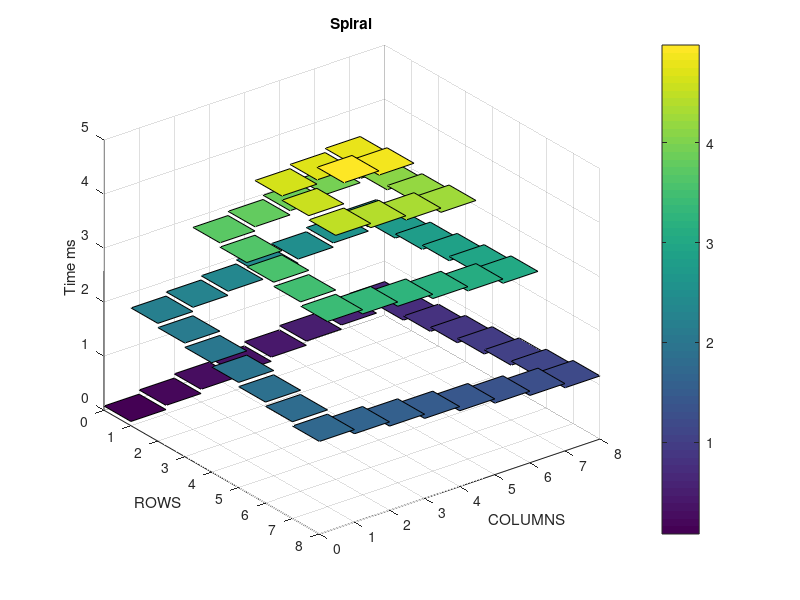
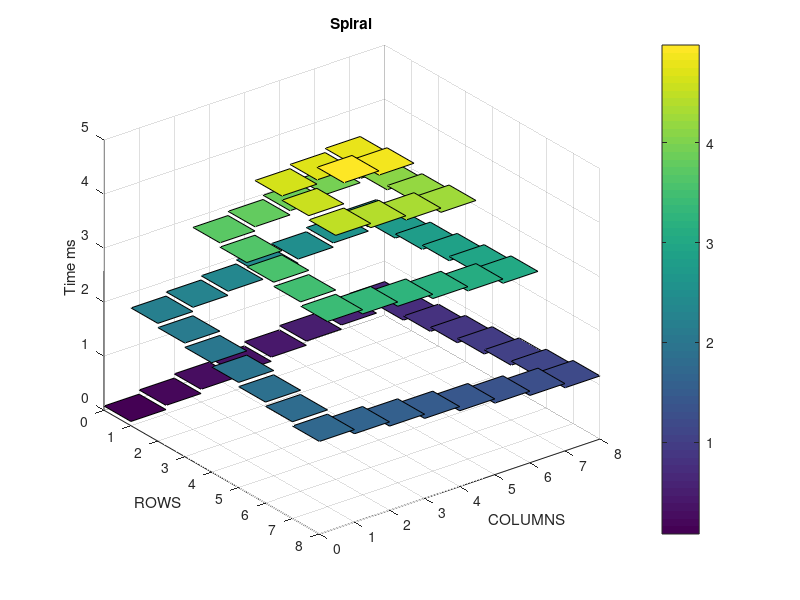

Write the MATLAB code that produced these figures, in order.
%function []=spiralNxM(N,M,freq)

%         <------- N ------>
%         ^ Pix0 Pix1 .....
%         |   .
%         |     .
%         M       .
%         |         .
%         |           .PixN,M

tic;

clear all;clc;close all;

N = 8; 
M = 8;
freq = 100;
rpm = freq*60;

curr_path = pwd;
PATH_input = '/home/netware/users/jpgironruiz/Desktop/Documents/Cadence_analysis/Inputs/';
cd(PATH_input);
nameSignal = strcat('spiral_ATIS_',int2str(N),'X',int2str(M),'_',int2str(freq));
name_folder = strcat(nameSignal,'/');
[s,mess1,mess2]=mkdir(name_folder);
if (~strcmp(mess1,''))
   
    rmdir(name_folder,'s');
    mkdir(name_folder);
end
PATH_input = strcat(PATH_input,nameSignal,'/');
cd(curr_path);
pixel = 0;
start_col = 1;end_Col = N;
start_row = 2;end_row = M;

I0 = 20e-15;
quant_pixel = N*M;
Ich1 = linspace(20e-12,1e-9,quant_pixel);
delta_Ich1 = Ich1(2) - Ich1(1);
I_ph = 1e-9;

scaleTime = 1e3;

state = 0;

Array = I0*ones(M,N);
i = 1;j=1;
samples = 2;
T = 1/freq;
delta_time = T/quant_pixel;
vec_time = linspace(0,T,2*samples*N*M+2); % + 2 para incluir un pequeno delay 
len_t=length(vec_time);
t_start=vec_time(1);
t_stop=vec_time(len_t);


Matrix_pixels = zeros(len_t,N*M);

% Only for the plot

X = 0:2*N-1;
Y = 0:2*M-1;
z  = zeros(2*M,2*N);
h = figure(1);

% y -> Columns
% x -> Rows


% Ajustando el primer valor

Matrix_pixels(:,:) = I0;
Matrix_pixels(:,:) = I0;
ind_time_start1 = 3;
ind_time_start2 = len_t/2 + 3;


% Se contruye una matriz de N*M con numeros del 1 hasta N*M

Matrix_next_pixel = zeros(M,N);
pix = 1;
for row=1:N
    
    for col=1:M
        
        Matrix_next_pixel(row,col) = pix;
        pix = pix + 1;
        
    end
    
end



% Only are fired ON spikes between 0 to T/2

while (pixel < quant_pixel)
   
   z(:,:) = NaN;
   
   
      
   switch state
       
       case 0
           
            % the gradient go to rigth
            if ( j < end_Col)
                
                ind_pix = Matrix_next_pixel(i,j);
                
                time1 = vec_time(pixel+ind_time_start1);
                Matrix_pixels(ind_time_start1+pixel:len_t,ind_pix) = I_ph;
                Matrix_pixels(ind_time_start1+pixel+1:len_t,ind_pix) = I_ph;
                ind_time_start1 = ind_time_start1 + 1;
                % --- plot ---%
                y1  = i;
                y2  = y1+1;
                x1  = j;
                x2  = x1+1;
                z([y1 y2],[x1 x2]) = scaleTime*time1;
                surf(X,Y,z)
                hold on
                grid on
                % --- End plot ---%
                j = j + 1;
                pixel = pixel + 1;
                I_ph = I_ph - delta_Ich1; 
            else
                end_Col = end_Col - 1;
                state = 1;
                %export = false;
            end
            
       case 1
       
            % The gradient is downing by one column
            if ( i < end_row )
                
                ind_pix = Matrix_next_pixel(i,j);
                %fprintf('Pixel Nro = %d \n',ind_pix)
                time1 = vec_time(pixel+ind_time_start1);
                Matrix_pixels(ind_time_start1+pixel:len_t,ind_pix) = I_ph;
                Matrix_pixels(ind_time_start1+pixel+1:len_t,ind_pix) = I_ph;
                ind_time_start1 = ind_time_start1 + 1;
                
                % --- plot ---%
                y1  = i;
                y2  = y1+1;
                x1  = j;
                x2  = x1+1;
                z([y1 y2],[x1 x2]) = scaleTime*time1;
                surf(X,Y,z)
                hold on
                grid on
                % --- End plot ---%
                
                i = i + 1;
                pixel = pixel + 1;
                I_ph = I_ph - delta_Ich1;
            else
                end_row = end_row - 1;
                state = 2;
                %export = false;
            end
       case 2
           
            % el gradiente esta yendo de derecha a izquierda
            if ( j > start_col)
                
                ind_pix = Matrix_next_pixel(i,j);
                %fprintf('Pixel Nro = %d \n',ind_pix)
                time1 = vec_time(pixel+ind_time_start1);
                Matrix_pixels(ind_time_start1+pixel:len_t,ind_pix) = I_ph;
                Matrix_pixels(ind_time_start1+pixel+1:len_t,ind_pix) = I_ph;
                ind_time_start1 = ind_time_start1 + 1;
                
                % --- plot ---%
                y1  = i;
                y2  = y1+1;
                x1  = j;
                x2  = x1+1;
                z([y1 y2],[x1 x2]) = scaleTime*time1;
                surf(X,Y,z)
                hold on
                grid on
                % --- End plot ---%
                
                j = j - 1;
                pixel = pixel + 1;
                I_ph = I_ph - delta_Ich1;
            else
                start_col = start_col + 1;
                state = 3;
                %export = false;
            end
       case 3
           
           % El gradiente esta subiendo por una columna
           if ( i >= start_row) 
               
               ind_pix = Matrix_next_pixel(i,j);
               time1 = vec_time(pixel+ind_time_start1);
               Matrix_pixels(ind_time_start1+pixel:len_t,ind_pix) = I_ph;
               Matrix_pixels(ind_time_start1+pixel+1:len_t,ind_pix) = I_ph;
               ind_time_start1 = ind_time_start1 + 1;
               % --- plot ---%
               y1  = i;
               y2  = y1+1;
               x1  = j;
               x2  = x1+1;
               z([y1 y2],[x1 x2]) = scaleTime*time1;
               surf(X,Y,z)
               hold on
               grid on
               % --- End plot ---%

               
               i = i - 1;
               pixel = pixel + 1;
               I_ph = I_ph - delta_Ich1;
           else
               i = i + 1;
               j = j + 1;
               start_row = start_row + 1;
               %export = false;
               if pixel+1 == quant_pixel
                   
                   state = 4;
               else
                   state = 0;
               end
               
           end
       case 4
           % Left one pixel only!
           
           ind_pix = Matrix_next_pixel(i,j);
           time1 = vec_time(pixel+ind_time_start1);
           Matrix_pixels(ind_time_start1+pixel:len_t,ind_pix) = I_ph;
           Matrix_pixels(ind_time_start1+pixel+1:len_t,ind_pix) = I_ph;
           ind_time_start1 = ind_time_start1 + 1;
                      
           pixel = pixel + 1;
           %export = true;
           % --- plot ---%
           y1  = i;
           y2  = y1+1;
           x1  = j;
           x2  = x1+1;
           z([y1 y2],[x1 x2]) = scaleTime*time1;
           surf(X,Y,z)
           hold on
           grid on
           % --- End plot ---%
   end
   
end


% Only are fired OFF spikes between T/2 to T

%{

pixel = 0;
state = 0;
start_col = 1;end_Col = N;
start_row = 2;end_row = M;
i = 1;j=1;

while (pixel < quant_pixel)
   
   %z(:,:) = NaN;
   
      
   switch state
       
       case 0
           
            % the gradient go to rigth
            if ( j < end_Col)
                ind_pix = Matrix_next_pixel(i,j);
                time1 = vec_time(pixel+ind_time_start1);
                Matrix_pixels(ind_time_start1+pixel:len_t,ind_pix) = Ich2(ind_pix);
                Matrix_pixels(ind_time_start1+pixel+1:len_t,ind_pix) = Ich2(ind_pix);
                ind_time_start1 = ind_time_start1 + 1;
                % --- plot ---%
                %y1  = i;
                %y2  = y1+1;
                %x1  = j;
                %x2  = x1+1;
                %z([y1 y2],[x1 x2]) = scaleTime*time1;
                %surf(X,Y,z)
                %hold on
                %grid on
                % --- End plot ---%
                j = j + 1;
                pixel = pixel + 1;
                %export = true;
            else
                end_Col = end_Col - 1;
                state = 1;
                %export = false;
            end
            
       case 1
       
            % The gradient is downing by one column
            if ( i < end_row )
                %Array(i,j) = Ich(pixel+1);
                ind_pix = Matrix_next_pixel(i,j);
                time1 = vec_time(pixel+ind_time_start1);
                Matrix_pixels(ind_time_start1+pixel:len_t,ind_pix) = Ich2(ind_pix);
                Matrix_pixels(ind_time_start1+pixel+1:len_t,ind_pix) = Ich2(ind_pix);
                ind_time_start1 = ind_time_start1 + 1;
                
                % --- plot ---%
                %y1  = i;
                %y2  = y1+1;
                %x1  = j;
                %x2  = x1+1;
                %z([y1 y2],[x1 x2]) = scaleTime*time1;
                %surf(X,Y,z)
                %hold on
                %grid on
                % --- End plot ---%
                
                i = i + 1;
                pixel = pixel + 1;
                %export = true;
            else
                end_row = end_row - 1;
                state = 2;
                %export = false;
            end
       case 2
           
            % el gradiente esta yendo de derecha a izquierda
            if ( j > start_col)
                %Array(i,j) = Ich(pixel+1);
                ind_pix = Matrix_next_pixel(i,j);
                time1 = vec_time(pixel+ind_time_start1);
                Matrix_pixels(ind_time_start1+pixel:len_t,ind_pix) = Ich2(ind_pix);
                Matrix_pixels(ind_time_start1+pixel+1:len_t,ind_pix) = Ich2(ind_pix);
                ind_time_start1 = ind_time_start1 + 1;
                
                % --- plot ---%
                %y1  = i;
                %y2  = y1+1;
                %x1  = j;
                %x2  = x1+1;
                %z([y1 y2],[x1 x2]) = scaleTime*time1;
                %surf(X,Y,z)
                %hold on
                %grid on
                % --- End plot ---%
                
                j = j - 1;
                pixel = pixel + 1;
                %export = true;
            else
                start_col = start_col + 1;
                state = 3;
                %export = false;
            end
       case 3
           
           % El gradiente esta subiendo por una columna
           if ( i >= start_row) 
               %Array(i,j) = Ich(pixel+1);
               ind_pix = Matrix_next_pixel(i,j);
               time1 = vec_time(pixel+ind_time_start1);
               Matrix_pixels(ind_time_start1+pixel:len_t,ind_pix) = Ich2(ind_pix);
               Matrix_pixels(ind_time_start1+pixel+1:len_t,ind_pix) = Ich2(ind_pix);
               ind_time_start1 = ind_time_start1 + 1;
               % --- plot ---%
               %y1  = i;
               %y2  = y1+1;
               %x1  = j;
               %x2  = x1+1;
               %z([y1 y2],[x1 x2]) = scaleTime*time1;
               %surf(X,Y,z)
               %hold on
               %grid on
               % --- End plot ---%

               
               i = i - 1;
               pixel = pixel + 1;
               %export = true;
           else
               i = i + 1;
               j = j + 1;
               start_row = start_row + 1;
               if pixel+1 == quant_pixel
                   
                   state = 4;
               else
                   state = 0;
               end
               
           end
       case 4
           % Left one pixel only!
           ind_pix = Matrix_next_pixel(i,j);
           time1 = vec_time(pixel+ind_time_start1);
           Matrix_pixels(ind_time_start1+pixel:len_t,ind_pix) = Ich2(ind_pix);
           Matrix_pixels(ind_time_start1+pixel+1:len_t,ind_pix) = Ich2(ind_pix);
           ind_time_start1 = ind_time_start1 + 1;
                      
           pixel = pixel + 1;
           % --- plot ---%
           %y1  = i;
           %y2  = y1+1;
           %x1  = j;
           %x2  = x1+1;
           %z([y1 y2],[x1 x2]) = scaleTime*time1;
           %surf(X,Y,z)
           %hold on
           %grid on
           % --- End plot ---%
   end
end

%}

cd(PATH_input)


% Interpolation


time_interp = linspace(0,T,len_t*50);

parfor pixel=1:quant_pixel
    
   I_pd=Matrix_pixels(:,pixel);
   I_pd_interp = interp1(vec_time',I_pd,time_interp','linear');
   name_file = strcat(nameSignal,'_',int2str(pixel-1),'.csv');
   dlmwrite(name_file,[time_interp' I_pd_interp],'delimiter',' ','precision',10,'newline','unix'); 
end


period = T;
fid = fopen('README.txt','wt');
fprintf(fid,' N %d\n M %d\n T %d \n freq %d (Hz) \n Sample %d \n RPM %d \n',N,M,period,1/period,samples,rpm);
fclose(fid);



colorbar;
set(gca,'xtick',X);
set(gca,'ytick',Y);
set(gca,'Ydir','reverse')
xlabel('COLUMNS')
ylabel('ROWS')
zlabel('Time ms')
name_title = 'Spiral';
title(name_title)
xlim([0 N])
ylim([0 M])
saveas(h,nameSignal,'fig')
saveas(h,nameSignal,'png')
cd(curr_path)
toc;